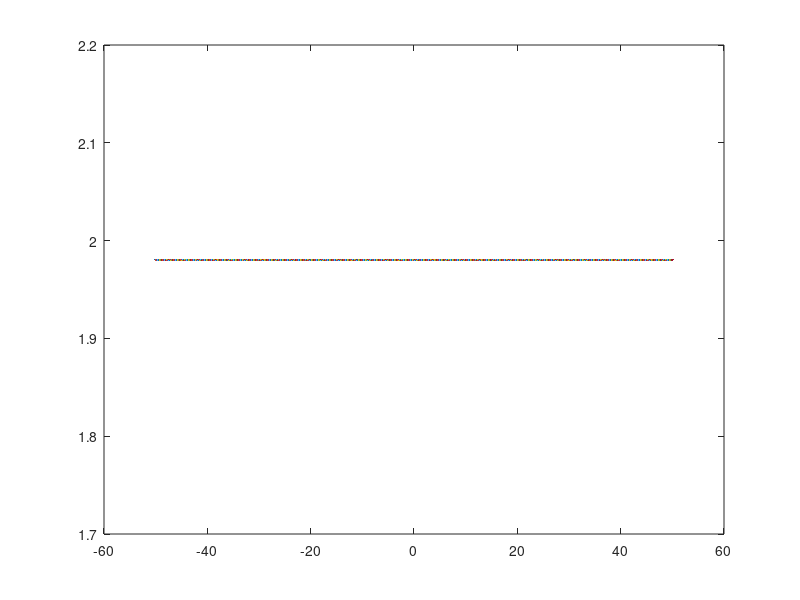

Reproduce this figure in MATLAB.
% Author         :Patricia Zaragoza Palma
% Date           :20211028
% version        :ecuacion7
% usage          :octave /phat/ ecuacion7
% Note           :Requiere aplicacion de octave para la ejecucion y graficacion de las ecuaciones 

clear
% dominio de la funcion 
x=-50:0.1:50
% Reglas de correspondencia (funcion)
fx= ((2 * x.^2)+(3 * x))/((x.^2)+(4 * x)+ (5))
% Plotear funcion 
plot(x, fx); 